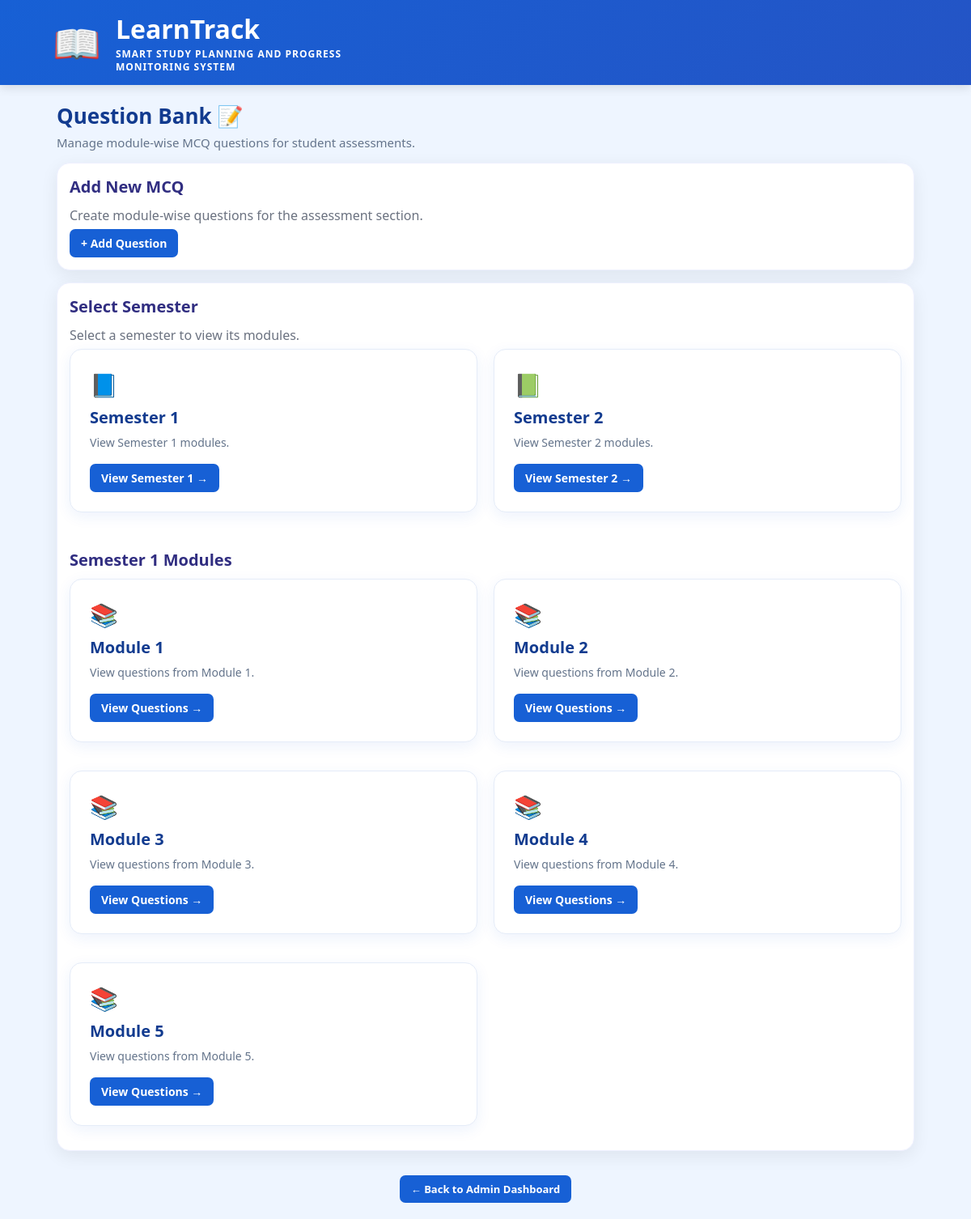
Page /question-bank/?semester=S1 (signed in) on the committed database.
### core/models.py (models this page shows, shortened)
class Module(models.Model):
    syllabus = models.ForeignKey(
        Syllabus,
        on_delete=models.CASCADE,
        related_name='modules'
    )
    module_number = models.IntegerField()
    topics = models.JSONField(default=list)

### core/views.py (the view, shortened to what this page needs)
# urls.py: path('question-bank/', views.question_bank, name='question_bank'),
def question_bank(request):
    if request.user.is_staff:
        modules = Module.objects.all().order_by('module_number')
    return render(
        request,
        'question_bank.html',
        {'modules': modules}
    )

### templates/question_bank.html (shortened to what this page needs)
{% extends 'base.html' %}
{% block content %}
<div class="dashboard">
    <div class="dashboard-header">
        <div>
            <h1>Question Bank 📝</h1>
            <p>Manage module-wise MCQ questions for student assessments.</p>
        </div>
    </div>
    <div class="card">
        <h3>Add New MCQ</h3>
        <p>
            Create module-wise questions for the assessment section.
        </p>
        <a href="{% url 'add_mcq' %}" class="dashboard-button">
            + Add Question
        </a>
    </div>
<div class="card">
    <h3>Select Semester</h3>
    <p>
        Select a semester to view its modules.
    </p>
    <div class="dashboard-cards">
        <div class="card">
            <div class="card-icon">📘</div>
            <h3>Semester 1</h3>
            <p>View Semester 1 modules.</p>
            <a href="?semester=S1" class="dashboard-button">
                View Semester 1 →
            </a>
        </div>
        <div class="card">
            <div class="card-icon">📗</div>
            <h3>Semester 2</h3>
            <p>View Semester 2 modules.</p>
            <a href="?semester=S2" class="dashboard-button">
                View Semester 2 →
            </a>
        </div>
    </div>
    {% if request.GET.semester %}
        <h3 style="margin-top:30px;">
            Semester {{ request.GET.semester|slice:"1:" }} Modules
        </h3>
        <div class="dashboard-cards">
            {% for module in modules %}
                {% if module.syllabus.semester == request.GET.semester %}
                    <div class="card">
                        <div class="card-icon">📚</div>
                        <h3>
                            Module {{ module.module_number }}
                        </h3>
                        <p>
                            View questions from Module {{ module.module_number }}.
                        </p>
                        <a href="{% url 'module_questions' module.id %}"
                           class="dashboard-button">
                            View Questions →
                        </a>
                    </div>
                {% endif %}
            {% empty %}
                <p>No modules available.</p>
            {% endfor %}
        </div>
    {% endif %}
</div>
    <a href="{% url 'admin_dashboard' %}"
   class="back-dashboard"
   style="display:block; width:fit-content; margin:30px auto 0; padding:8px 14px; border-radius:7px; background:#1760d5; color:white !important; font-size:13px; font-weight:600;">
    ← Back to Admin Dashboard
</a>
</div>
{% endblock %}

### static/css/style.css (style rules this page uses)
* { margin: 0; padding: 0; box-sizing: border-box; }
body { font-family: "Segoe UI", Arial, sans-serif; background: #eef5ff; color: #1f2937; }
.dashboard { max-width: 1100px; margin: auto; padding: 40px 30px; }
.dashboard h1 { font-size: 32px; color: #312e81; margin-bottom: 8px; }
.dashboard-cards { display: grid; grid-template-columns: repeat(2, 1fr); gap: 24px; }
.card { background: white; padding: 28px; border-radius: 16px; box-shadow: 0 6px 22px rgba(0, 0, 0, 0.07); border: 1px solid #eef0ff; transition: 0.25s; }
.card h3 { color: #312e81; font-size: 20px; margin-bottom: 10px; }
.card p { color: #6b7280; line-height: 1.5; margin-bottom: 5px; }
a { text-decoration: none; }
.dashboard { max-width: 1100px; margin: auto; padding: 38px 30px; }
.dashboard-header h1 { font-size: 32px; color: #123b8f; margin-bottom: 6px; }
.dashboard-header p { color: #64748b; font-size: 15px; margin-bottom: 28px; }
.dashboard-cards { display: grid; grid-template-columns: repeat(2, 1fr); gap: 20px; }
.dashboard-cards .card { padding: 24px; border-radius: 15px; background: white; border: 1px solid #e5ecf8; box-shadow: 0 5px 18px rgba(30, 91, 215, 0.08); }
.dashboard-cards .card-icon { font-size: 28px; margin-bottom: 8px; }
.dashboard-cards .card h3 { color: #123b8f; font-size: 20px; margin-bottom: 7px; }
.dashboard-cards .card p { color: #64748b; font-size: 14px; margin-bottom: 16px; }
.dashboard-button { display: inline-block; padding: 8px 14px; border-radius: 7px; background: #1760d5; color: white; font-size: 13px; font-weight: 600; border: none; cursor: pointer; }
.dashboard { padding: 20px; }
.dashboard-header { margin-bottom: 15px; }
.dashboard-header h1 { margin: 0; font-size: 26px; }
.dashboard-header p { margin: 5px 0; }
.card { padding: 15px; margin-bottom: 15px; }
.dashboard-button { padding: 8px 14px; font-size: 14px; }

### rows in the picture
Module: module_number "1"
Module: module_number "2"
Module: module_number "3"
Module: module_number "4"
Module: module_number "5"

### other values in the picture
{{ request.GET.semester|slice:"1:" }} "1"
